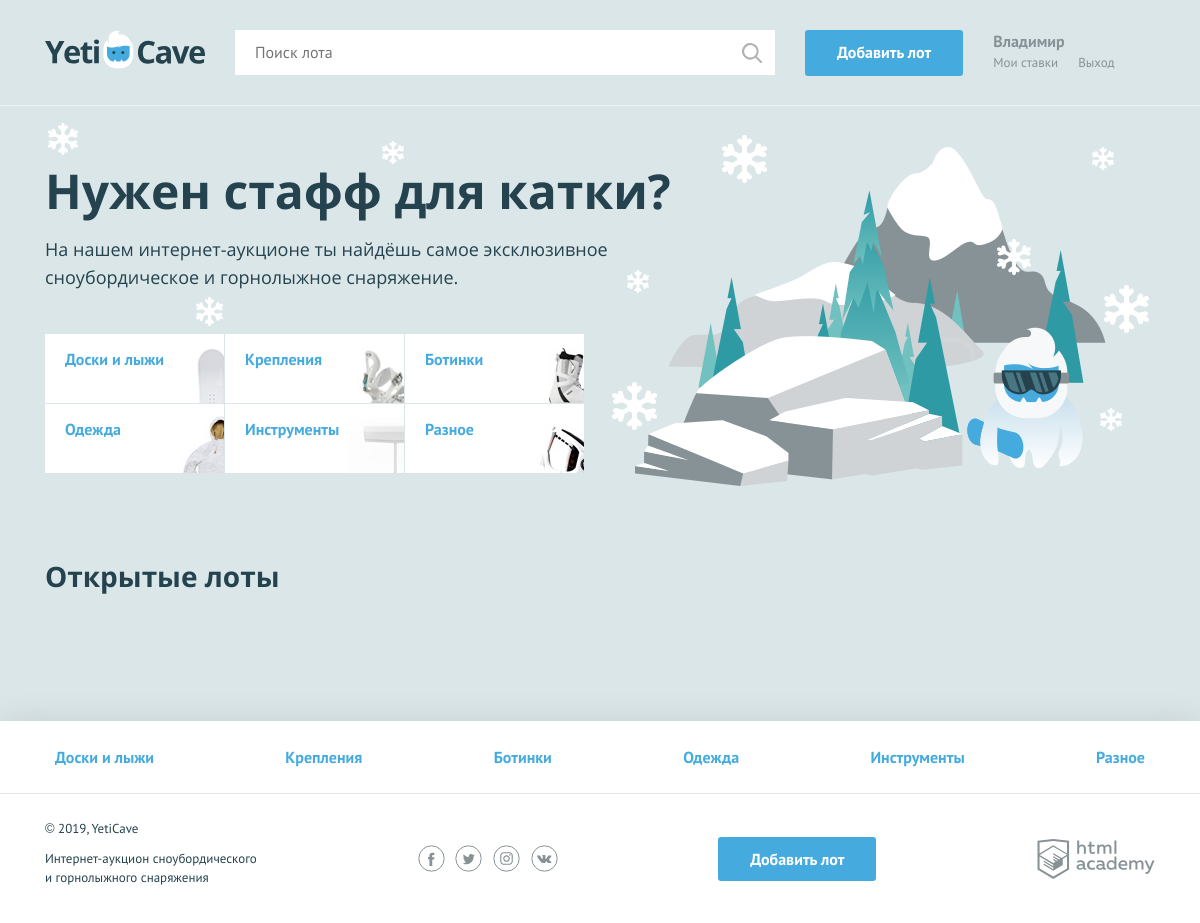
/index.php (signed in), run on the app's committed database.
### tables this page shows
CREATE TABLE category(
    id INT NOT NULL AUTO_INCREMENT,
    title VARCHAR(40) UNIQUE NOT NULL,
    symbol_code VARCHAR(10) UNIQUE NOT NULL,
    PRIMARY KEY(id)
);

### helpers.php (called while the page is built, shortened)
<?php
function db_get_prepare_stmt($link, $sql, $data = []) {
    $stmt = mysqli_prepare($link, $sql);
    return $stmt;
}
function include_template($name, array $data = []) {
    $name = 'templates/' . $name;
    extract($data);
    require $name;
    $result = ob_get_clean();
    return $result;
}

### functions.php (called while the page is built, shortened)
<?php
require_once('helpers.php');
function category_list($link)
{
    $sql = 'SELECT id, title, symbol_code FROM category';
    return db_fetch_all_data($link, $sql);
}
function esc($str)
{
    return htmlspecialchars($str, ENT_QUOTES);
}
function db_fetch_all_data($link, $sql, $data = [])
{
    $stmt = db_get_prepare_stmt($link, $sql, $data);
    mysqli_stmt_execute($stmt);
    $res = mysqli_stmt_get_result($stmt);
    return ($res) ? mysqli_fetch_all($res, MYSQLI_ASSOC) : die('Ошибка соединения с БД');
}

### templates/main.php (the view, shortened to what this page needs)
<main class="container">
    <section class="promo">
        <h2 class="promo__title">Нужен стафф для катки?</h2>
        <p class="promo__text">На нашем интернет-аукционе ты найдёшь самое эксклюзивное сноубордическое и горнолыжное
            снаряжение.</p>
        <ul class="promo__list">
            <?php foreach ($categories as $value): ?>
                <li class="promo__item promo__item--<?= esc($value['symbol_code']) ?>">
                    <a class="promo__link"
                       href="index.php?id=<?= esc($value['id']); ?>"><?= esc($value['title']); ?></a>
                </li>
            <?php endforeach; ?>
        </ul>
    </section>
    <section class="lots">
        <div class="lots__header">
            <?php if (!empty($category_id)): ?>
                <h2>Все лоты в категории <?= $categories[$category_id - 1]['title']; ?></h2>
            <?php else: ?>
                <h2>Открытые лоты</h2>
            <?php endif; ?>
        </div>
    </section>
</main>

### templates/layout.php (shortened to what this page needs)
<!DOCTYPE html>
<html lang="ru">
<head>
    <link href="../css/normalize.min.css" rel="stylesheet">
    <link href="../css/style.css" rel="stylesheet">
    <link href="../css/flatpickr.min.css" rel="stylesheet">
</head>
<body>
<div class="page-wrapper">
    <header class="main-header">
        <div class="main-header__container container">
            <a class="main-header__logo">
                <img src="../img/logo.svg" width="160" height="39" alt="Логотип компании YetiCave">
            </a>
            <form class="main-header__search" method="get" action="search.php" autocomplete="off">
                <input type="search" name="search" placeholder="Поиск лота" value="<?= $_GET['search'] ?? '' ?>">
                <input class="main-header__search-btn" type="submit" name="find" value="Найти">
            </form>
            <a class="main-header__add-lot button" href="add.php">Добавить лот</a>
            <nav class="user-menu">
                <?php if (isset($_SESSION['user'])): ?>
                    <div class="user-menu__logged">
                        <p><?= $user_name; ?></p>
                        <a class="user-menu__bets" href="rates.php">Мои ставки</a>
                        <a class="user-menu__logout" href="logout.php">Выход</a>
                    </div>
                <?php endif; ?>
            </nav>
        </div>
    </header>
    <?= $content; ?>
</div>
<footer class="main-footer">
    <nav class="nav">
        <ul class="nav__list container">
            <?php foreach ($categories as $value): ?>
                <li class="nav__item">
                    <a href="index.php?id=<?= esc($value['id']); ?>"><?= esc($value['title']); ?></a>
                </li>
            <?php endforeach; ?>
        </ul>
    </nav>
    <div class="main-footer__bottom container">
        <div class="main-footer__copyright">
            <p>© 2019, YetiCave</p>
            <p>Интернет-аукцион сноубордического и горнолыжного снаряжения</p>
        </div>
        <div class="main-footer__social social">
            <a class="social__link social__link--facebook" href="#">
            </a>
            <a class="social__link social__link--twitter" href="#">
            </a>
            <a class="social__link social__link--instagram" href="#">
            </a>
            <a class="social__link social__link--vkontakte" href="#">
            </a>
        </div>
        <a class="main-footer__add-lot button" href="add-lot.html">Добавить лот</a>
        <div class="main-footer__developed-by">
            <a class="logo-academy" href="https://htmlacademy.ru/intensive/php">
            </a>
        </div>
    </div>
</footer>
</body>
</html>

### data on the page
category: shows a picture, title "Доски и лыжи"
category: shows a picture, title "Крепления"
category: shows a picture, title "Ботинки"
category: shows a picture, title "Одежда"
category: shows a picture, title "Инструменты"
category: shows a picture, title "Разное"

### other printed values
$user_name "Владимир"
